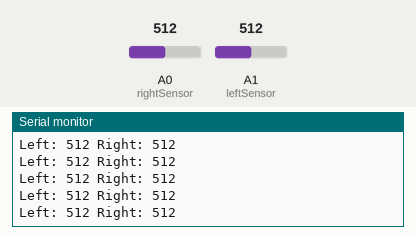
The sketch below on a simulated Arduino Uno, built with avr-gcc and run on an emulated ATmega328P. Parts: the last lines printed to the serial monitor. Inputs (shaded band) come from the test bench; at power-on: A0 (rightSensor) = 512, A1 (leftSensor) = 512.

Above: at 1.2 s.
1.3 s: A0 (rightSensor) set to 716
At 1.56 s:
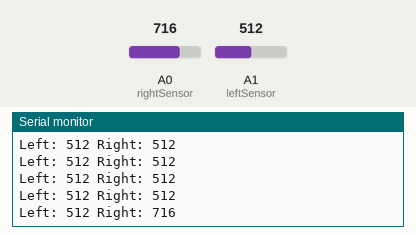
2.8 s: A1 (leftSensor) set to 716
At 2.97 s:
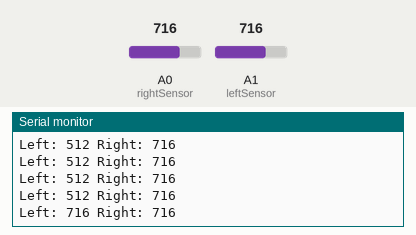
4.3 s: A0 (rightSensor) set to 900
At 4.37 s:
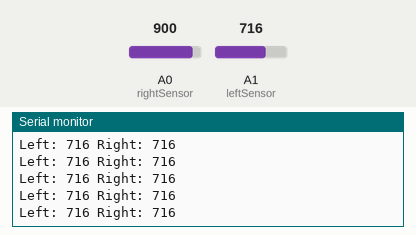
5.8 s: A1 (leftSensor) set to 900
At 5.97 s:
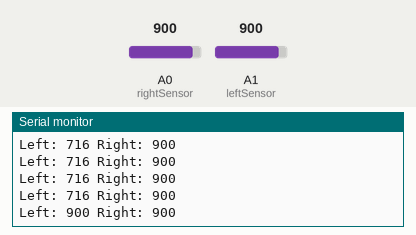
Timing chart, 0 to 8.3 s (numbered marks = the images above; inputs shaded):
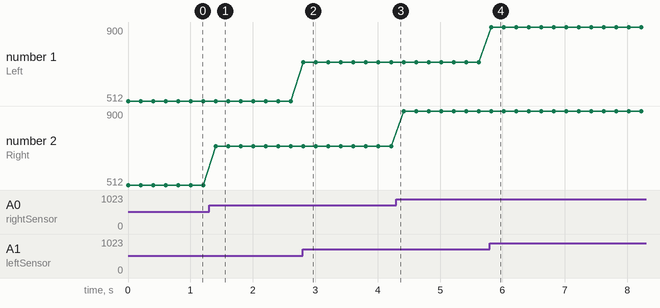

Measured:
- after the input at 1.3 s, the serial monitor: prints a new line after 0.11 s (image 1)
- after the input at 2.8 s, the serial monitor: prints a new line at once (image 2)
- after the input at 5.8 s, the serial monitor: prints a new line at once (image 4)
- plotted number 2: 512 → 716 after the input at 1.3 s, 716 → 900 after the input at 4.3 s

The sketch:

ir_test.ino
```cpp
int leftSensor = A1;
int rightSensor = A0;

void setup() {
  Serial.begin(9600);
}

void loop() {
  int leftValue = analogRead(leftSensor);
  int rightValue = analogRead(rightSensor);
  Serial.print("Left: "); Serial.print(leftValue);
  Serial.print(" Right: "); Serial.println(rightValue);
  delay(200);
}
```
